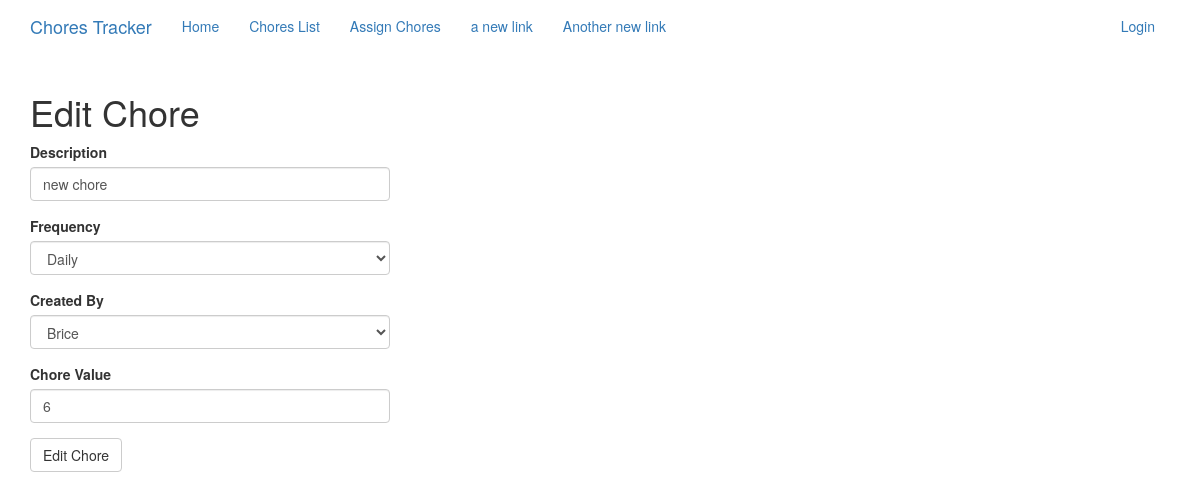
Page /chore/9/edit on the committed database.
### app/models.py (models this page shows, shortened)
class ChoreList(db.Model):
    id = db.Column(db.Integer, primary_key=True)
    description = db.Column(db.String(128))
    occurrence = db.Column(db.String(10))  # Daily, Weekly, Monthly, One_Off
    timestamp = db.Column(db.DateTime, index=True, default=datetime.utcnow)
    created_by_id = db.Column(db.Integer, db.ForeignKey('user.id'))
    value = db.Column(db.Integer)

### app/routes.py (the view, shortened to what this page needs)
@app.route('/chore/<id>/edit', methods=['GET', 'POST'])
def chore_edit(id=None):
    chore = ChoreList.query.filter_by(id=id).first()
    form = EditChoreForm(obj=chore)
    print(form.errors)
    return render_template('edit_chore.html', title='Edit Chore', form=form)

### app/forms.py
class EditChoreForm(FlaskForm):
    description = StringField('Description', validators=[DataRequired()])
    occurrence = SelectField('Frequency', validators=[DataRequired()], choices=['Daily', 'Weekly', 'Monthly'])
    created_by = QuerySelectField(query_factory=user_parent_query,  validators=[DataRequired()],
                                  get_label='username')
    value = IntegerField('Chore Value', validators=[DataRequired(), NumberRange(0, 50, "Number between 0 and 50")])
    submit = SubmitField('Edit Chore')

### app/forms.py (called while the page is built)
def user_parent_query():
    return User.query.filter_by(user_type='Parent')

### app/models.py (called while the page is built)
    def __repr__(self):
        return '<user {}>'.format(self.username)

### app/templates/edit_chore.html
{% extends 'base.html' %}
{% import 'bootstrap/wtf.html' as wtf %}
{% block app_content %}
    <h1>Edit Chore</h1>
    <div class="row">
        <div class="col-md-4">
            {{ wtf.quick_form(form) }}
        </div>
    </div>
{% endblock %}

### rows in the picture
ChoreList: description "new chore", occurrence "Daily", created_by "Brice", value "6"
